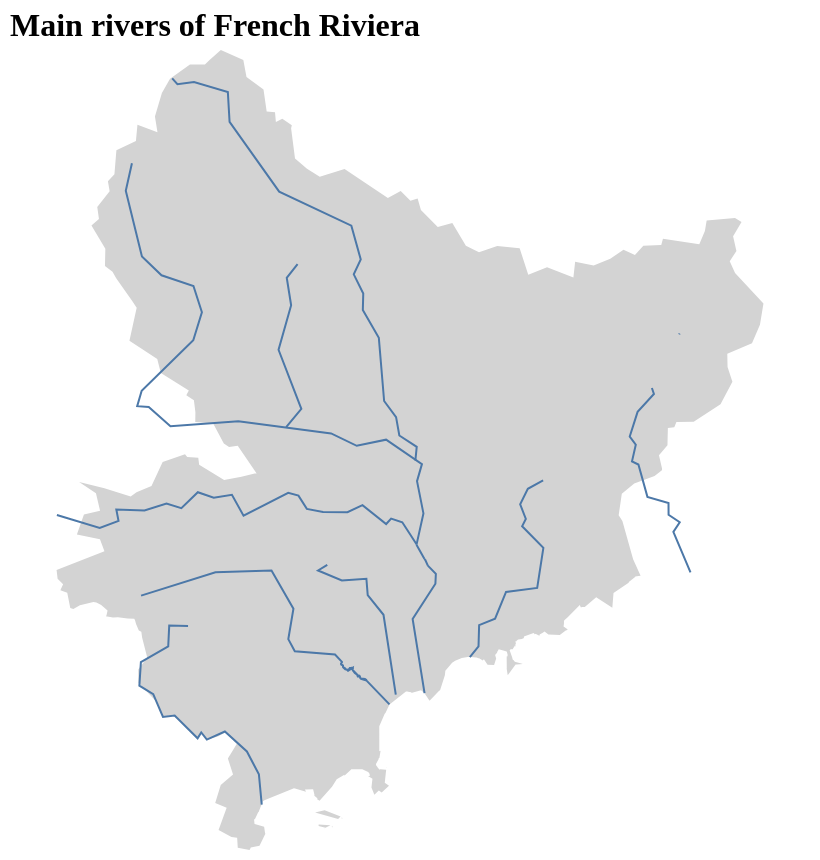

Vega-Lite specification for this chart:
### Vega-Lite specification from a JSON file in a GitHub repository (floating-point values rounded to 4 significant figures; data arrays with more than 128 entries replaced by an {"elided": "..."} marker saying what was removed)
{"config": {"view": {"continuousWidth": 400, "continuousHeight": 300}, "title": {"anchor": "start", "font": "Fira Sans", "fontSize": 16}}, "layer": [{"data": {"name": "data-d8e25bca57bb3e7451e300337dbffa94"}, "mark": {"type": "geoshape", "fill": "lightgray"}}, {"data": {"name": "data-8647d62fc7c11407ef1b6eb1741893b3"}, "mark": {"type": "geoshape", "filled": false}, "encoding": {"tooltip": {"type": "nominal", "field": "name"}}}], "height": 400, "title": "Main rivers of French Riviera", "width": 400, "$schema": "https://vega.github.io/schema/vega-lite/v5.json", "datasets": {"data-d8e25bca57bb3e7451e300337dbffa94": [{"ISO3166-2": "FR-06", "admin_level": "6", "border_type": "departement", "boundary": "administrative", "id_": 7385, "latitude": 43.94, "longitude": 7.117, "name": "Alpes-Maritimes", "ref": "06", "ref:INSEE": "06", "ref:NUTS": "FR823", "type": "Feature", "type_": "relation", "wikidata": "Q3139", "wikipedia": "fr:Alpes-Maritimes", "geometry": {"type": "MultiPolygon", "coordinates": {"elided": "34 rows, 1014 float values in total"}}}], "data-8647d62fc7c11407ef1b6eb1741893b3": [{"id_": 1076176, "latitude": 43.95, "length": 107100.0, "longitude": 6.978, "name": "Le Var", "name:it": "Varo", "name:oc": "Var", "ref:sandre": "Y6--0200", "source:name:oc": "ieo-bdtopoc", "type": "Feature", "type_": "relation", "waterway": "river", "wikidata": null, "wikipedia": null, "geometry": {"type": "MultiLineString", "coordinates": [[[6.751, 44.24], [6.742, 44.21], [6.767, 44.14], [6.797, 44.12], [6.846, 44.1], [6.858, 44.07], [6.845, 44.04], [6.766, 43.99], [6.759, 43.97], [6.777, 43.97], [6.81, 43.95], [6.914, 43.95], [7.056, 43.94], [7.095, 43.93], [7.14, 43.93], [7.195, 43.91], [7.188, 43.89], [7.198, 43.85], [7.187, 43.82]], [[7.187, 43.82], [7.199, 43.8]], [[7.199, 43.8], [7.2, 43.8]], [[7.2, 43.8], [7.204, 43.8]], [[7.204, 43.8], [7.217, 43.79], [7.216, 43.78], [7.181, 43.74], [7.199, 43.65]], [[7.187, 43.82], [7.199, 43.8]], [[7.2, 43.8], [7.204, 43.8]]]}}, {"id_": 1084687, "latitude": 44.15, "length": 62740.0, "longitude": 7.034, "name": "La Tinée", "name:it": "Tinea", "name:oc": "Tiniá", "ref:sandre": "Y62-0400", "source:name:oc": "ieo-bdtopoc", "type": "Feature", "type_": "relation", "waterway": "river", "wikidata": null, "wikipedia": null, "geometry": {"type": "LineString", "coordinates": [[6.813, 44.33], [6.821, 44.33], [6.846, 44.33], [6.898, 44.32], [6.901, 44.28], [6.977, 44.21], [7.087, 44.17], [7.102, 44.13], [7.091, 44.12], [7.105, 44.1], [7.105, 44.08], [7.129, 44.05], [7.137, 43.98], [7.156, 43.96], [7.161, 43.94], [7.187, 43.93], [7.185, 43.91]]}}, {"id_": 1116884, "latitude": 43.89, "length": 27980.0, "longitude": 7.55, "name": "La Roya", "name:it": "Fiume Roia", "name:oc": null, "ref:sandre": "Y66-0400", "source:name:oc": null, "type": "Feature", "type_": "relation", "waterway": "river", "wikidata": "Q2094628", "wikipedia": "en:Roya (river)", "geometry": {"type": "MultiLineString", "coordinates": [[[7.547, 43.99], [7.55, 43.98], [7.525, 43.97], [7.513, 43.94], [7.523, 43.93], [7.517, 43.91], [7.527, 43.91], [7.54, 43.87], [7.573, 43.86], [7.573, 43.85], [7.59, 43.84], [7.58, 43.83], [7.606, 43.79]], [[7.59, 44.05], [7.589, 44.05]]]}}, {"id_": 1162746, "latitude": 43.86, "length": 53430.0, "longitude": 6.912, "name": "L'Estéron", "name:it": null, "name:oc": null, "ref:sandre": "Y64-0400", "source:name:oc": null, "type": "Feature", "type_": "relation", "waterway": "river", "wikidata": null, "wikipedia": null, "geometry": {"type": "LineString", "coordinates": [[6.636, 43.85], [6.702, 43.84], [6.731, 43.84], [6.727, 43.86], [6.771, 43.86], [6.804, 43.86], [6.827, 43.86], [6.852, 43.88], [6.877, 43.87], [6.904, 43.87], [6.922, 43.85], [6.991, 43.88], [7.006, 43.87], [7.019, 43.86], [7.044, 43.85], [7.081, 43.85], [7.104, 43.86], [7.141, 43.84], [7.148, 43.85], [7.165, 43.84], [7.187, 43.82]]}}, {"id_": 1162751, "latitude": 43.74, "length": 22600.0, "longitude": 7.112, "name": "La Cagne", "name:it": null, "name:oc": null, "ref:sandre": "Y5620500", "source:name:oc": null, "type": "Feature", "type_": "relation", "waterway": "river", "wikidata": null, "wikipedia": null, "geometry": {"type": "LineString", "coordinates": [[7.05, 43.8], [7.036, 43.79], [7.073, 43.78], [7.11, 43.78], [7.112, 43.76], [7.136, 43.74], [7.155, 43.65]]}}, {"id_": 1162753, "latitude": 43.79, "length": 29750.0, "longitude": 7.341, "name": "Le Paillon", "name:it": null, "name:oc": null, "ref:sandre": "Y65-0400", "source:name:oc": null, "type": "Feature", "type_": "relation", "waterway": "river", "wikidata": "Q3088027", "wikipedia": null, "geometry": {"type": "LineString", "coordinates": [[7.381, 43.89], [7.357, 43.88], [7.346, 43.86], [7.354, 43.85], [7.349, 43.84], [7.381, 43.82], [7.372, 43.77], [7.324, 43.77], [7.307, 43.74], [7.283, 43.73], [7.282, 43.71], [7.269, 43.69]]}}, {"id_": 1281435, "latitude": 43.64, "length": 37190.0, "longitude": 6.842, "name": "La Siagne", "name:it": null, "name:oc": null, "ref:sandre": "Y55-0400", "source:name:oc": null, "type": "Feature", "type_": "relation", "waterway": "river", "wikidata": "Q652329", "wikipedia": "fr:Siagne", "geometry": {"type": "LineString", "coordinates": [[6.837, 43.73], [6.808, 43.73], [6.807, 43.71], [6.765, 43.69], [6.763, 43.66], [6.784, 43.65], [6.799, 43.63], [6.817, 43.63], [6.852, 43.6], [6.857, 43.61], [6.866, 43.6], [6.894, 43.61], [6.927, 43.59], [6.946, 43.56], [6.95, 43.53]]}}, {"id_": 1804442, "latitude": 43.73, "length": 52830.0, "longitude": 6.991, "name": "Le Loup", "name:it": null, "name:oc": null, "ref:sandre": "Y5610500", "source:name:oc": null, "type": "Feature", "type_": "relation", "waterway": "river", "wikidata": "Q549450", "wikipedia": "fr:Loup (fleuve)", "geometry": {"type": "MultiLineString", "coordinates": {"elided": "5 rows, 214 float values in total"}}}, {"id_": 3000578, "latitude": 44.04, "length": 21850.0, "longitude": 6.991, "name": "Cians", "name:it": null, "name:oc": null, "ref:sandre": "Y6110500", "source:name:oc": null, "type": "Feature", "type_": "relation", "waterway": "river", "wikidata": null, "wikipedia": null, "geometry": {"type": "LineString", "coordinates": [[7.005, 44.13], [6.988, 44.11], [6.995, 44.08], [6.976, 44.03], [7.011, 43.97], [6.987, 43.95]]}}]}}
